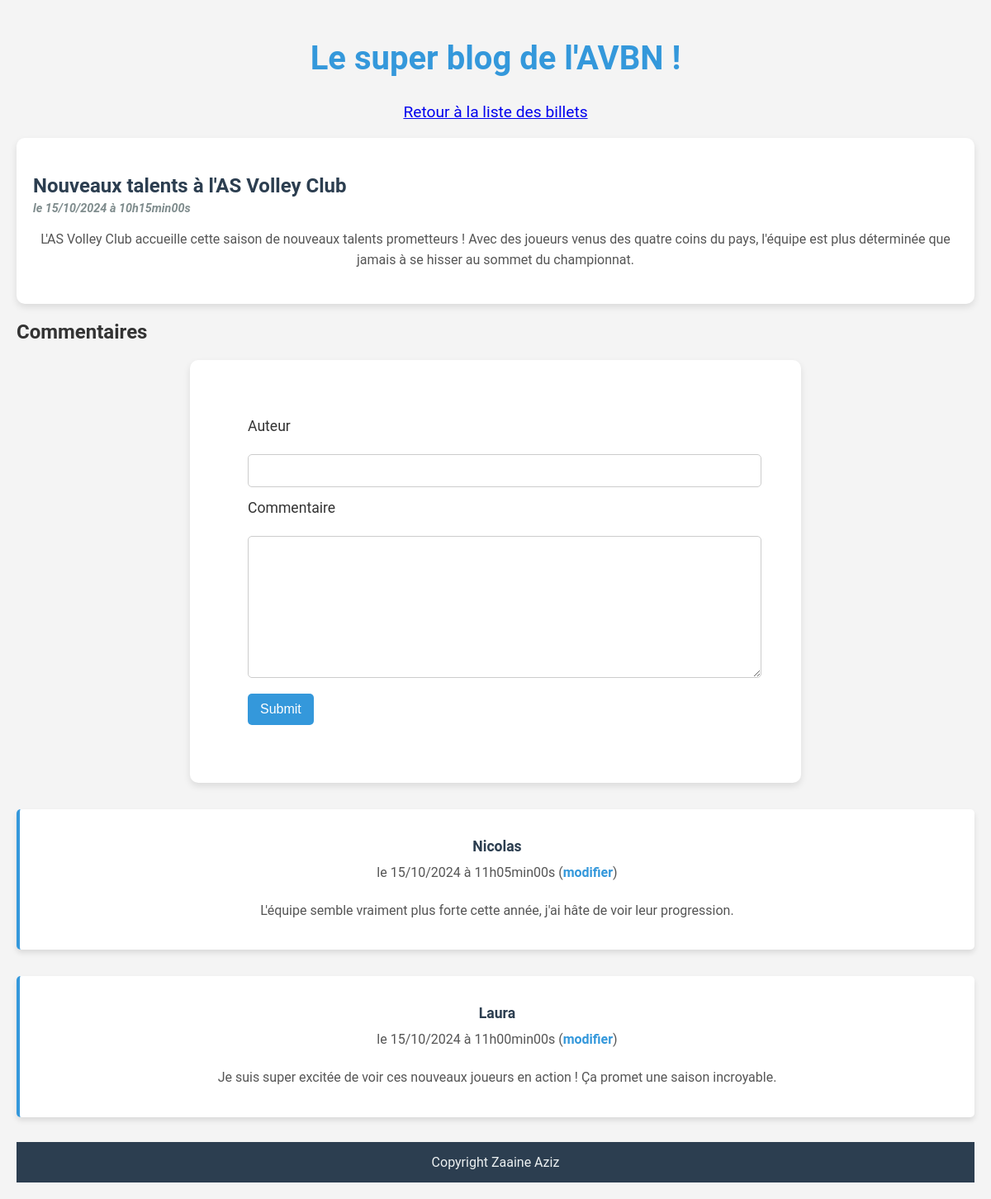
/blog/index.php?action=post&id=3, run on the app's committed database.
### tables this page shows
CREATE TABLE `posts` (
  `id` int(11) NOT NULL,
  `title` varchar(255) NOT NULL,
  `content` text NOT NULL,
  `creation_date` datetime NOT NULL
);

CREATE TABLE `comments` (
  `id` int(11) NOT NULL,
  `post_id` int(11) NOT NULL,
  `author` varchar(255) NOT NULL,
  `comment` text NOT NULL,
  `comment_date` datetime NOT NULL
);

### blog/src/controllers/post.php (called while the page is built, shortened)
<?php
require_once('src/lib/database.php');
require_once('src/model/comment.php');
require_once('src/model/post.php');
class Post
{
    public function execute(string $identifier)
    {
        $connection = new DatabaseConnection();
        $postRepository = new PostRepository();
        $postRepository->connection = $connection;
        $post = $postRepository->getPost($identifier);
        $commentRepository = new CommentRepository();
        $commentRepository->connection = $connection;
        $comments = $commentRepository->getComments($identifier);
        require('templates/post.php');
    }
}

### blog/src/model/post.php (called while the page is built, shortened)
<?php
require_once('src/lib/database.php');
class PostRepository
{
    public DatabaseConnection $connection;
    public function getPost(string $identifier): Post
    {
        $statement = $this->connection->getConnection()->prepare(
            "SELECT id, title, content, DATE_FORMAT(creation_date, '%d/%m/%Y à %Hh%imin%ss') AS french_creation_date FROM posts WHERE id = ?"
        );
        $statement->execute([$identifier]);
        $row = $statement->fetch();
        $post = new Post();
        $post->title = $row['title'];
        $post->frenchCreationDate = $row['french_creation_date'];
        $post->content = $row['content'];
        $post->identifier = $row['id'];
        return $post;
    }
}

### blog/src/lib/database.php (called while the page is built, shortened)
<?php
class DatabaseConnection
{
    public ?\PDO $database = null ;
    public function getConnection(): \PDO
    {
        if ($this->database === null) {
            $this->database = new \PDO('mysql:host=localhost;dbname=blog;charset=utf8', 'blog', 'password');
        }
        return $this -> database;
    }
}

### blog/src/model/comment.php (called while the page is built, shortened)
<?php
require_once('src/lib/database.php');
class CommentRepository
{
    public DatabaseConnection $connection;
    public function getComments(string $post): array
    {
        $statement = $this->connection->getConnection()->prepare(
            "SELECT id, author, comment, DATE_FORMAT(comment_date, '%d/%m/%Y à %Hh%imin%ss') AS french_creation_date, post_id FROM comments WHERE post_id = ? ORDER BY comment_date DESC"
        );
        $statement->execute([$post]);
        $comments = [];
        while (($row = $statement->fetch())) {
            $comment = new Comment();
            $comment->identifier = $row['id'];
            $comment->author = $row['author'];
            $comment->frenchCreationDate = $row['french_creation_date'];
            $comment->comment = $row['comment'];
            $comment->post = $row['post_id'];
            $comments[] = $comment;
        }
        return $comments;
    }
}

### blog/templates/post.php (the view, shortened to what this page needs)
<h1>Le super blog de l'AVBN !</h1>
<p><a href="index.php">Retour à la liste des billets</a></p>
<div class="news">
    <h3>
        <?= htmlspecialchars($post->title) ?>
        <em>le <?= $post->frenchCreationDate ?></em>
    </h3>
    <p>
        <?= nl2br(htmlspecialchars($post->content)) ?>
    </p>
</div>
<h2>Commentaires</h2>
<div class="comments-section">
    <form action="index.php?action=addComment&id=<?= $post->identifier ?>" method="post">
        <div>
            <label for="author">Auteur</label><br />
            <input type="text" id="author" name="author" />
        </div>
        <div>
            <label for="comment">Commentaire</label><br />
            <textarea id="comment" name="comment"></textarea>
        </div>
        <div>
            <input type="submit" />
        </div>
    </form>
	<?php foreach ($comments as $comment) { ?>
        <div class="comment">
            <p><strong><?= htmlspecialchars($comment->author) ?></strong> le <?= $comment->frenchCreationDate ?>
               (<a href="index.php?action=updateComment&id=<?= $comment->identifier ?>">modifier</a>)</p>
            <p><?= nl2br(htmlspecialchars($comment->comment)) ?></p>
        </div>
    <?php } ?>
<?php require('layout.php') ?>

### blog/src/styles/style.css (style rules this page uses)
body { font-family: "Roboto", sans-serif; background-color: #f4f4f4; color: #333; margin: 0; padding: 20px; }
h1 { color: #3498db; font-size: 2.5rem; text-align: center; margin-bottom: 30px; }
p { font-size: 1.2rem; text-align: center; margin-bottom: 20px; }
.news { background-color: #fff; padding: 20px; margin-bottom: 20px; border-radius: 10px; box-shadow: 0 4px 8px rgba(0, 0, 0, 0.1); transition: transform 0.3s ease, box-shadow 0.3s ease; }
.news h3 { color: #2c3e50; font-size: 1.5rem; margin-bottom: 10px; }
.news h3 em { font-size: 0.9rem; color: #7f8c8d; display: block; margin-top: 5px; }
.news p { font-size: 1rem; line-height: 1.6; color: #555; }
form { background-color: #fff; padding: 70px; margin-top: 20px; border-radius: 10px; box-shadow: 0 4px 8px rgba(0, 0, 0, 0.1); max-width: 600px; margin: 0 auto; }
form label { font-size: 1.1rem; color: #333; display: block; margin-bottom: 5px; }
form input[type="text"], form textarea { width: 100%; padding: 10px; margin-bottom: 15px; border: 1px solid #ccc; border-radius: 5px; font-size: 1rem; }
form textarea { resize: vertical; min-height: 150px; }
form input[type="submit"] { background-color: #3498db; color: #fff; border: none; padding: 10px 15px; font-size: 1rem; border-radius: 5px; cursor: pointer; transition: background-color 0.3s ease; }
.news { background-color: #fff; padding: 20px; margin-bottom: 20px; border-radius: 10px; box-shadow: 0 4px 8px rgba(0, 0, 0, 0.1); }
.comments-section { margin-top: 20px; }
.comment { background-color: #fff; padding: 15px; margin-bottom: 15px; border-left: 4px solid #3498db; border-radius: 5px; box-shadow: 0 4px 6px rgba(0, 0, 0, 0.1); margin-top: 2rem; }
.comment strong { color: #2c3e50; font-size: 1.1rem; display: block; margin-bottom: 5px; }
.comment p { font-size: 1rem; line-height: 1.6; color: #555; }
.comment a { color: #3498db; text-decoration: none; font-weight: bold; transition: color 0.3s ease; }

### data on the page
posts: title "Nouveaux talents à l'AS Volley Club", content "L'AS Volley Club accueille cette saison de nouveaux talents prometteurs ! Avec des joueurs venus des quatre coins du pays, l'équipe est plus déterminée que jamais à se hisser au sommet du championnat."
comments: author "Nicolas", frenchCreationDate "15/10/2024 à 11h05min00s", comment "L'équipe semble vraiment plus forte cette année, j'ai hâte de voir leur progression."
comments: author "Laura", frenchCreationDate "15/10/2024 à 11h00min00s", comment "Je suis super excitée de voir ces nouveaux joueurs en action ! Ça promet une saison incroyable."

### other printed values
$post->frenchCreationDate "15/10/2024 à 10h15min00s"
